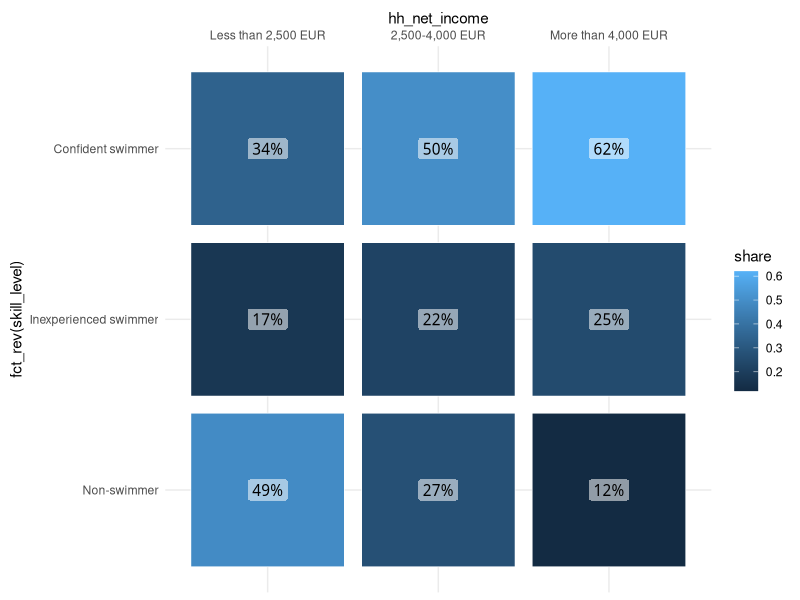

Reproduce this figure in R. (Note: this script raises an error after producing the figure.)
library(tidyverse)
library(ggtext)
library(here)

#' Source: DLRG, Forsa 2022
#' https://www.dlrg.de/informieren/die-dlrg/presse/schwimmfaehigkeit/
#' Parents assessment of children's aged 6-10 swimming capabilities 

df <- tribble(
  ~hh_net_income,         ~skill_level,       ~share,
  "Less than 2,500 EUR", "Confident swimmer", 0.34,
  "Less than 2,500 EUR", "Inexperienced swimmer", 0.17,
  "Less than 2,500 EUR", "Non-swimmer", 0.49,
  "2,500-4,000 EUR", "Confident swimmer", 0.50,
  "2,500-4,000 EUR", "Inexperienced swimmer", 0.22,
  "2,500-4,000 EUR", "Non-swimmer", 0.27,
  "More than 4,000 EUR", "Confident swimmer", 0.62,
  "More than 4,000 EUR", "Inexperienced swimmer", 0.25,
  "More than 4,000 EUR", "Non-swimmer", 0.12 
)

df <- df |>
  mutate(
    hh_net_income = fct_inorder(hh_net_income),
    skill_level = fct_inorder(skill_level)
  )


# Tiles
df |> 
  ggplot(aes(hh_net_income, fct_rev(skill_level))) +
  geom_tile(
    aes(fill = share),
    height = 0.9, width = 0.9,
    col = "white", linewidth = 0.25
  ) +
  geom_label(
    aes(label = scales::percent(share)),
    fill = "#FFFFFF88", label.size = 0,
    family = "Roboto Mono SemiBold"
  ) +
  scale_x_discrete(position = "top") +
  coord_equal() +
  theme_minimal()


# Custom axis labels
skill_level_labels = c(
  levels(df$skill_level)[1:2],
  "<b style='color:#1D2D44;'>Non-swimmer</b>"
)
names(skill_level_labels) <- levels(df$skill_level)

df |> 
  ggplot(aes(skill_level, share)) +
  geom_hline(yintercept = 0, linewidth = 0.3, col = "grey30") +
  geom_col(
    aes(fill = skill_level == "Non-swimmer"),
    width = 0.55
  ) +
  geom_text(
    aes(
      label = scales::percent(share),
      hjust = ifelse(share > 0.20, 1.2, -0.2),
      col = ifelse(skill_level == "Non-swimmer" & share > 0.20, "white", "grey2")
    ),
    family = "Roboto Mono SemiBold"
  ) +
  scale_x_discrete(
    labels = skill_level_labels, expand = expansion(mult = c(0.2, 0.2))) +
  scale_color_identity() +
  scale_fill_manual(values = c("TRUE" = "#1D2D44", "FALSE" = "grey70")) +
  coord_flip() +
  facet_wrap(vars(hh_net_income), nrow = 1) +
  guides(fill = "none") +
  labs(
    title = "In Germany, the swimming ability of children is
    correlated with their parents' income",
    subtitle = "Half of the children aged 6 to 10 living in lower-income households
      <b style='color:#1D2D44'>cannot swim</b> (49%). In higher-income households, it is
      only about one in eight (12%).",
    caption = "***Notes:** Household net income (in EUR).
    Due to rounding, shares within two of the groups do not add up to 100 %.*
    <br><br>
      **Source:** DLRG/Forsa (2022), Telephone interviews with parents or carers
    of children aged between 6 and 10 in Germany; assessing their children's swimming 
    skills (N=500).
    **Visualization:** Ansgar Wolsing"
  ) +
  theme_minimal(base_family = "Instrument Sans", paper = "white") +
  theme(
    axis.title = element_blank(),
    axis.text.x = element_blank(),
    axis.text.y.left = element_markdown(),
    panel.grid = element_blank(),
    plot.title = element_markdown(family = "Instrument Sans SemiBold"),
    plot.title.position = "plot",
    plot.subtitle = element_textbox(
      width = 1, lineheight = 1.4, margin = margin(t = 3, b = 15)),
    plot.caption = element_textbox(
      width = 1, lineheight = 1.2, margin = margin(t = 12)),
    plot.caption.position = "plot",
    strip.text = element_text(
      family = "Instrument Sans Semibold", color = "grey40", hjust = 0,
      margin = margin(t = 4, b = 4, l = 6)
    )
  )
ggsave(here("2026", "15", "15-correlation.png"), width = 6, height = 3.5, scale = 1.25)
